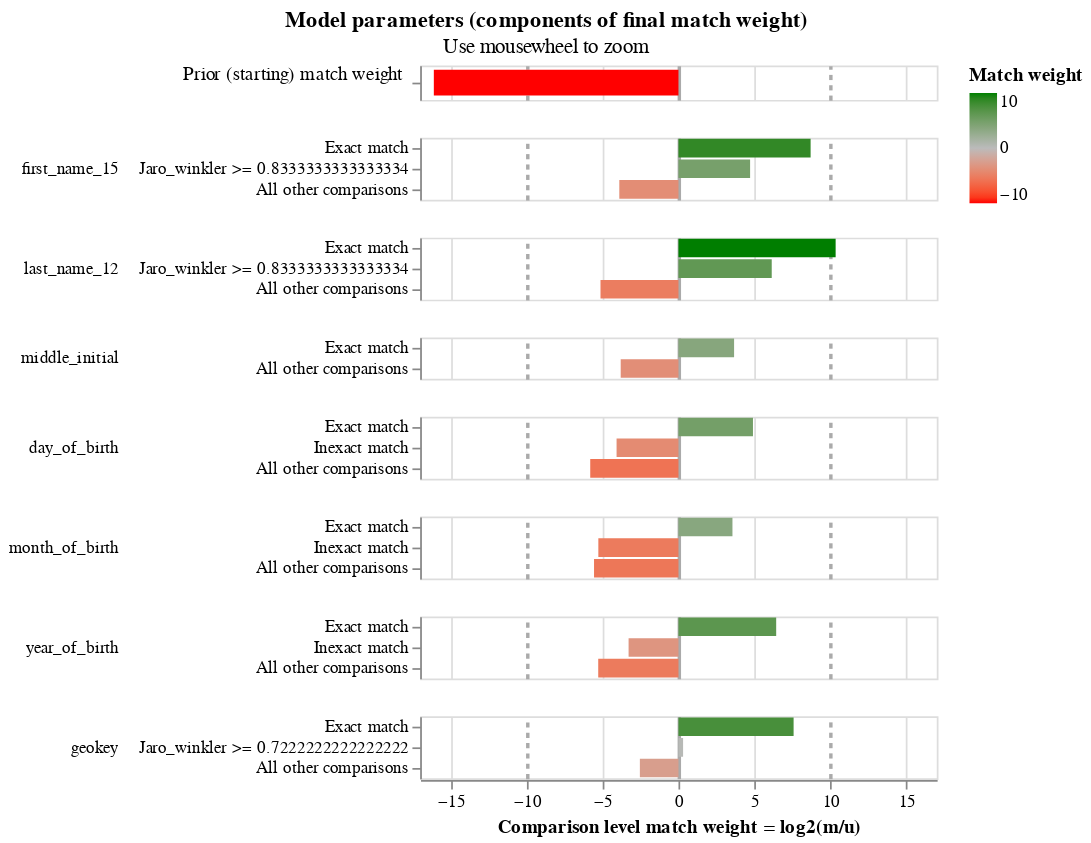

Notebook code for this chart:
### Code cell
linker.match_weights_chart()

### Figure 1 — Vega-Lite specification as saved in the notebook (floating-point values rounded to 4 significant figures)
{"config": {"view": {"continuousWidth": 300, "continuousHeight": 300, "discreteHeight": 60, "discreteWidth": 400}, "header": {"title": null}, "mark": {"tooltip": null}, "title": {"anchor": "middle"}}, "vconcat": [{"mark": {"type": "bar", "clip": true, "height": 15}, "encoding": {"color": {"field": "log2_bayes_factor", "scale": {"domain": [-10, 0, 10], "interpolate": "lab", "range": ["red", "#bbbbbb", "green"]}, "title": "Match weight", "type": "quantitative"}, "tooltip": [{"field": "comparison_name", "title": "Comparison name", "type": "nominal"}, {"field": "probability_two_random_records_match", "format": ".4f", "title": "Probability two random records match", "type": "nominal"}, {"field": "log2_bayes_factor", "format": ",.4f", "title": "Equivalent match weight", "type": "quantitative"}, {"field": "bayes_factor_description", "title": "Match weight description", "type": "nominal"}], "x": {"axis": {"domain": false, "gridColor": {"condition": {"test": "abs(datum.value / 10)  <= 1 & datum.value % 10 === 0", "value": "#aaa"}, "value": "#ddd"}, "gridDash": {"condition": {"test": "abs(datum.value / 10) == 1", "value": [3]}, "value": null}, "gridWidth": {"condition": {"test": "abs(datum.value / 10)  <= 1 & datum.value % 10 === 0", "value": 2}, "value": 1}, "labels": false, "ticks": false, "title": ""}, "field": "log2_bayes_factor", "scale": {"domain": [-17, 17]}, "type": "quantitative"}, "y": {"axis": {"title": "Prior (starting) match weight", "titleAlign": "right", "titleAngle": 0, "titleFontWeight": "normal"}, "field": "label_for_charts", "sort": {"field": "comparison_vector_value", "order": "descending"}, "type": "nominal"}}, "height": 20, "transform": [{"filter": "(datum.comparison_name == 'probability_two_random_records_match')"}]}, {"mark": {"type": "bar", "clip": true}, "encoding": {"color": {"field": "log2_bayes_factor", "scale": {"domain": [-10, 0, 10], "interpolate": "lab", "range": ["red", "#bbbbbb", "green"]}, "title": "Match weight", "type": "quantitative"}, "row": {"field": "comparison_name", "header": {"labelAlign": "left", "labelAnchor": "middle", "labelAngle": 0}, "sort": {"field": "comparison_sort_order"}, "type": "nominal"}, "tooltip": [{"field": "comparison_name", "title": "Comparison name", "type": "nominal"}, {"field": "label_for_charts", "title": "Label", "type": "ordinal"}, {"field": "sql_condition", "title": "SQL condition", "type": "nominal"}, {"field": "m_probability", "format": ".4f", "title": "M probability", "type": "quantitative"}, {"field": "u_probability", "format": ".4f", "title": "U probability", "type": "quantitative"}, {"field": "bayes_factor", "format": ",.4f", "title": "Bayes factor = m/u", "type": "quantitative"}, {"field": "log2_bayes_factor", "format": ",.4f", "title": "Match weight = log2(m/u)", "type": "quantitative"}, {"field": "bayes_factor_description", "title": "Match weight description", "type": "nominal"}], "x": {"axis": {"gridColor": {"condition": {"test": "abs(datum.value / 10)  <= 1 & datum.value % 10 === 0", "value": "#aaa"}, "value": "#ddd"}, "gridDash": {"condition": {"test": "abs(datum.value / 10) == 1", "value": [3]}, "value": null}, "gridWidth": {"condition": {"test": "abs(datum.value / 10)  <= 1 & datum.value % 10 === 0", "value": 2}, "value": 1}, "title": "Comparison level match weight = log2(m/u)"}, "field": "log2_bayes_factor", "scale": {"domain": [-17, 17]}, "type": "quantitative"}, "y": {"axis": {"title": null}, "field": "label_for_charts", "sort": {"field": "comparison_vector_value", "order": "descending"}, "type": "nominal"}}, "height": {"step": 12}, "resolve": {"axis": {"y": "independent"}, "scale": {"y": "independent"}}, "transform": [{"filter": "(datum.comparison_name != 'probability_two_random_records_match')"}]}], "data": {"name": "data-9f7eb7c5340e96957b303a42d7921969"}, "params": [{"name": "mouse_zoom", "select": {"type": "interval", "encodings": ["x"]}, "bind": "scales", "views": []}], "resolve": {"axis": {"y": "independent"}, "scale": {"y": "independent"}}, "title": {"text": "Model parameters (components of final match weight)", "subtitle": "Use mousewheel to zoom"}, "$schema": "https://vega.github.io/schema/vega-lite/v5.9.3.json", "datasets": {"data-9f7eb7c5340e96957b303a42d7921969": [{"comparison_name": "probability_two_random_records_match", "sql_condition": null, "label_for_charts": "", "m_probability": null, "u_probability": null, "m_probability_description": null, "u_probability_description": null, "has_tf_adjustments": false, "tf_adjustment_column": null, "tf_adjustment_weight": null, "is_null_level": false, "bayes_factor": 1.423e-05, "log2_bayes_factor": -16.1, "comparison_vector_value": 0, "max_comparison_vector_value": 0, "bayes_factor_description": "The probability that two random records drawn at random match is 0.000 or one in  70,297.3 records.This is equivalent to a starting match weight of -16.101.", "probability_two_random_records_match": 1.423e-05, "comparison_sort_order": -1}, {"comparison_name": "first_name_15", "sql_condition": "`first_name_15_l` = `first_name_15_r`", "label_for_charts": "Exact match", "m_probability": 0.8419, "u_probability": 0.002029, "m_probability_description": "Amongst matching record comparisons, 84.19% of records are in the exact match comparison level", "u_probability_description": "Amongst non-matching record comparisons, 0.20% of records are in the exact match comparison level", "has_tf_adjustments": false, "tf_adjustment_column": null, "tf_adjustment_weight": 1.0, "is_null_level": false, "bayes_factor": 415.0, "log2_bayes_factor": 8.697, "comparison_vector_value": 2, "max_comparison_vector_value": 2, "bayes_factor_description": "If comparison level is `exact match` then comparison is 415.01 times more likely to be a match", "probability_two_random_records_match": 1.423e-05, "comparison_sort_order": 0}, {"comparison_name": "first_name_15", "sql_condition": "jaro_winkler(`first_name_15_l`, `first_name_15_r`) >= 0.8333333333333334", "label_for_charts": "Jaro_winkler >= 0.8333333333333334", "m_probability": 0.09117, "u_probability": 0.003472, "m_probability_description": "Amongst matching record comparisons, 9.12% of records are in the jaro_winkler >= 0.8333333333333334 comparison level", "u_probability_description": "Amongst non-matching record comparisons, 0.35% of records are in the jaro_winkler >= 0.8333333333333334 comparison level", "has_tf_adjustments": false, "tf_adjustment_column": null, "tf_adjustment_weight": 1.0, "is_null_level": false, "bayes_factor": 26.26, "log2_bayes_factor": 4.715, "comparison_vector_value": 1, "max_comparison_vector_value": 2, "bayes_factor_description": "If comparison level is `jaro_winkler >= 0.8333333333333334` then comparison is 26.26 times more likely to be a match", "probability_two_random_records_match": 1.423e-05, "comparison_sort_order": 0}, {"comparison_name": "first_name_15", "sql_condition": "ELSE", "label_for_charts": "All other comparisons", "m_probability": 0.06692, "u_probability": 0.9945, "m_probability_description": "Amongst matching record comparisons, 6.69% of records are in the all other comparisons comparison level", "u_probability_description": "Amongst non-matching record comparisons, 99.45% of records are in the all other comparisons comparison level", "has_tf_adjustments": false, "tf_adjustment_column": null, "tf_adjustment_weight": 1.0, "is_null_level": false, "bayes_factor": 0.06729, "log2_bayes_factor": -3.893, "comparison_vector_value": 0, "max_comparison_vector_value": 2, "bayes_factor_description": "If comparison level is `all other comparisons` then comparison is  14.86 times less likely to be a match", "probability_two_random_records_match": 1.423e-05, "comparison_sort_order": 0}, {"comparison_name": "last_name_12", "sql_condition": "`last_name_12_l` = `last_name_12_r`", "label_for_charts": "Exact match", "m_probability": 0.8814, "u_probability": 0.000678, "m_probability_description": "Amongst matching record comparisons, 88.14% of records are in the exact match comparison level", "u_probability_description": "Amongst non-matching record comparisons, 0.07% of records are in the exact match comparison level", "has_tf_adjustments": false, "tf_adjustment_column": null, "tf_adjustment_weight": 1.0, "is_null_level": false, "bayes_factor": 1300.0, "log2_bayes_factor": 10.34, "comparison_vector_value": 2, "max_comparison_vector_value": 2, "bayes_factor_description": "If comparison level is `exact match` then comparison is 1,299.97 times more likely to be a match", "probability_two_random_records_match": 1.423e-05, "comparison_sort_order": 1}, {"comparison_name": "last_name_12", "sql_condition": "jaro_winkler(`last_name_12_l`, `last_name_12_r`) >= 0.8333333333333334", "label_for_charts": "Jaro_winkler >= 0.8333333333333334", "m_probability": 0.09017, "u_probability": 0.001281, "m_probability_description": "Amongst matching record comparisons, 9.02% of records are in the jaro_winkler >= 0.8333333333333334 comparison level", "u_probability_description": "Amongst non-matching record comparisons, 0.13% of records are in the jaro_winkler >= 0.8333333333333334 comparison level", "has_tf_adjustments": false, "tf_adjustment_column": null, "tf_adjustment_weight": 1.0, "is_null_level": false, "bayes_factor": 70.42, "log2_bayes_factor": 6.138, "comparison_vector_value": 1, "max_comparison_vector_value": 2, "bayes_factor_description": "If comparison level is `jaro_winkler >= 0.8333333333333334` then comparison is 70.42 times more likely to be a match", "probability_two_random_records_match": 1.423e-05, "comparison_sort_order": 1}, {"comparison_name": "last_name_12", "sql_condition": "ELSE", "label_for_charts": "All other comparisons", "m_probability": 0.02847, "u_probability": 0.998, "m_probability_description": "Amongst matching record comparisons, 2.85% of records are in the all other comparisons comparison level", "u_probability_description": "Amongst non-matching record comparisons, 99.80% of records are in the all other comparisons comparison level", "has_tf_adjustments": false, "tf_adjustment_column": null, "tf_adjustment_weight": 1.0, "is_null_level": false, "bayes_factor": 0.02852, "log2_bayes_factor": -5.132, "comparison_vector_value": 0, "max_comparison_vector_value": 2, "bayes_factor_description": "If comparison level is `all other comparisons` then comparison is  35.06 times less likely to be a match", "probability_two_random_records_match": 1.423e-05, "comparison_sort_order": 1}, {"comparison_name": "middle_initial", "sql_condition": "`middle_initial_l` = `middle_initial_r`", "label_for_charts": "Exact match", "m_probability": 0.9336, "u_probability": 0.07383, "m_probability_description": "Amongst matching record comparisons, 93.36% of records are in the exact match comparison level", "u_probability_description": "Amongst non-matching record comparisons, 7.38% of records are in the exact match comparison level", "has_tf_adjustments": false, "tf_adjustment_column": null, "tf_adjustment_weight": 1.0, "is_null_level": false, "bayes_factor": 12.65, "log2_bayes_factor": 3.661, "comparison_vector_value": 1, "max_comparison_vector_value": 1, "bayes_factor_description": "If comparison level is `exact match` then comparison is 12.65 times more likely to be a match", "probability_two_random_records_match": 1.423e-05, "comparison_sort_order": 2}, {"comparison_name": "middle_initial", "sql_condition": "ELSE", "label_for_charts": "All other comparisons", "m_probability": 0.06641, "u_probability": 0.9262, "m_probability_description": "Amongst matching record comparisons, 6.64% of records are in the all other comparisons comparison level", "u_probability_description": "Amongst non-matching record comparisons, 92.62% of records are in the all other comparisons comparison level", "has_tf_adjustments": false, "tf_adjustment_column": null, "tf_adjustment_weight": 1.0, "is_null_level": false, "bayes_factor": 0.0717, "log2_bayes_factor": -3.802, "comparison_vector_value": 0, "max_comparison_vector_value": 1, "bayes_factor_description": "If comparison level is `all other comparisons` then comparison is  13.95 times less likely to be a match", "probability_two_random_records_match": 1.423e-05, "comparison_sort_order": 2}, {"comparison_name": "day_of_birth", "sql_condition": "`day_of_birth_l` = `day_of_birth_r`", "label_for_charts": "Exact match", "m_probability": 0.9705, "u_probability": 0.03243, "m_probability_description": "Amongst matching record comparisons, 97.05% of records are in the exact match comparison level", "u_probability_description": "Amongst non-matching record comparisons, 3.24% of records are in the exact match comparison level", "has_tf_adjustments": false, "tf_adjustment_column": null, "tf_adjustment_weight": 1.0, "is_null_level": false, "bayes_factor": 29.92, "log2_bayes_factor": 4.903, "comparison_vector_value": 2, "max_comparison_vector_value": 2, "bayes_factor_description": "If comparison level is `exact match` then comparison is 29.92 times more likely to be a match", "probability_two_random_records_match": 1.423e-05, "comparison_sort_order": 3}, {"comparison_name": "day_of_birth", "sql_condition": "abs(day_of_birth_l - day_of_birth_r) <= 5", "label_for_charts": "Inexact match", "m_probability": 0.01747, "u_probability": 0.2941, "m_probability_description": "Amongst matching record comparisons, 1.75% of records are in the inexact match comparison level", "u_probability_description": "Amongst non-matching record comparisons, 29.41% of records are in the inexact match comparison level", "has_tf_adjustments": false, "tf_adjustment_column": null, "tf_adjustment_weight": 1.0, "is_null_level": false, "bayes_factor": 0.05939, "log2_bayes_factor": -4.074, "comparison_vector_value": 1, "max_comparison_vector_value": 2, "bayes_factor_description": "If comparison level is `inexact match` then comparison is  16.84 times less likely to be a match", "probability_two_random_records_match": 1.423e-05, "comparison_sort_order": 3}, {"comparison_name": "day_of_birth", "sql_condition": "ELSE", "label_for_charts": "All other comparisons", "m_probability": 0.01203, "u_probability": 0.6735, "m_probability_description": "Amongst matching record comparisons, 1.20% of records are in the all other comparisons comparison level", "u_probability_description": "Amongst non-matching record comparisons, 67.35% of records are in the all other comparisons comparison level", "has_tf_adjustments": false, "tf_adjustment_column": null, "tf_adjustment_weight": 1.0, "is_null_level": false, "bayes_factor": 0.01787, "log2_bayes_factor": -5.807, "comparison_vector_value": 0, "max_comparison_vector_value": 2, "bayes_factor_description": "If comparison level is `all other comparisons` then comparison is  55.97 times less likely to be a match", "probability_two_random_records_match": 1.423e-05, "comparison_sort_order": 3}, {"comparison_name": "month_of_birth", "sql_condition": "`month_of_birth_l` = `month_of_birth_r`", "label_for_charts": "Exact match", "m_probability": 0.9786, "u_probability": 0.08339, "m_probability_description": "Amongst matching record comparisons, 97.86% of records are in the exact match comparison level", "u_probability_description": "Amongst non-matching record comparisons, 8.34% of records are in the exact match comparison level", "has_tf_adjustments": false, "tf_adjustment_column": null, "tf_adjustment_weight": 1.0, "is_null_level": false, "bayes_factor": 11.74, "log2_bayes_factor": 3.553, "comparison_vector_value": 2, "max_comparison_vector_value": 2, "bayes_factor_description": "If comparison level is `exact match` then comparison is 11.74 times more likely to be a match", "probability_two_random_records_match": 1.423e-05, "comparison_sort_order": 4}, {"comparison_name": "month_of_birth", "sql_condition": "abs(month_of_birth_l - month_of_birth_r) <= 3", "label_for_charts": "Inexact match", "m_probability": 0.0107, "u_probability": 0.4137, "m_probability_description": "Amongst matching record comparisons, 1.07% of records are in the inexact match comparison level", "u_probability_description": "Amongst non-matching record comparisons, 41.37% of records are in the inexact match comparison level", "has_tf_adjustments": false, "tf_adjustment_column": null, "tf_adjustment_weight": 1.0, "is_null_level": false, "bayes_factor": 0.02586, "log2_bayes_factor": -5.273, "comparison_vector_value": 1, "max_comparison_vector_value": 2, "bayes_factor_description": "If comparison level is `inexact match` then comparison is  38.67 times less likely to be a match", "probability_two_random_records_match": 1.423e-05, "comparison_sort_order": 4}, {"comparison_name": "month_of_birth", "sql_condition": "ELSE", "label_for_charts": "All other comparisons", "m_probability": 0.01068, "u_probability": 0.5029, "m_probability_description": "Amongst matching record comparisons, 1.07% of records are in the all other comparisons comparison level", "u_probability_description": "Amongst non-matching record comparisons, 50.29% of records are in the all other comparisons comparison level", "has_tf_adjustments": false, "tf_adjustment_column": null, "tf_adjustment_weight": 1.0, "is_null_level": false, "bayes_factor": 0.02124, "log2_bayes_factor": -5.557, "comparison_vector_value": 0, "max_comparison_vector_value": 2, "bayes_factor_description": "If comparison level is `all other comparisons` then comparison is  47.07 times less likely to be a match", "probability_two_random_records_match": 1.423e-05, "comparison_sort_order": 4}, {"comparison_name": "year_of_birth", "sql_condition": "`year_of_birth_l` = `year_of_birth_r`", "label_for_charts": "Exact match", "m_probability": 0.9661, "u_probability": 0.01119, "m_probability_description": "Amongst matching record comparisons, 96.61% of records are in the exact match comparison level", "u_probability_description": "Amongst non-matching record comparisons, 1.12% of records are in the exact match comparison level", "has_tf_adjustments": false, "tf_adjustment_column": null, "tf_adjustment_weight": 1.0, "is_null_level": false, "bayes_factor": 86.3, "log2_bayes_factor": 6.431, "comparison_vector_value": 2, "max_comparison_vector_value": 2, "bayes_factor_description": "If comparison level is `exact match` then comparison is 86.30 times more likely to be a match", "probability_two_random_records_match": 1.423e-05, "comparison_sort_order": 5}, {"comparison_name": "year_of_birth", "sql_condition": "abs(year_of_birth_l - year_of_birth_r) <= 5", "label_for_charts": "Inexact match", "m_probability": 0.01134, "u_probability": 0.1104, "m_probability_description": "Amongst matching record comparisons, 1.13% of records are in the inexact match comparison level", "u_probability_description": "Amongst non-matching record comparisons, 11.04% of records are in the inexact match comparison level", "has_tf_adjustments": false, "tf_adjustment_column": null, "tf_adjustment_weight": 1.0, "is_null_level": false, "bayes_factor": 0.1028, "log2_bayes_factor": -3.283, "comparison_vector_value": 1, "max_comparison_vector_value": 2, "bayes_factor_description": "If comparison level is `inexact match` then comparison is  9.73 times less likely to be a match", "probability_two_random_records_match": 1.423e-05, "comparison_sort_order": 5}, {"comparison_name": "year_of_birth", "sql_condition": "ELSE", "label_for_charts": "All other comparisons", "m_probability": 0.02259, "u_probability": 0.8784, "m_probability_description": "Amongst matching record comparisons, 2.26% of records are in the all other comparisons comparison level", "u_probability_description": "Amongst non-matching record comparisons, 87.84% of records are in the all other comparisons comparison level", "has_tf_adjustments": false, "tf_adjustment_column": null, "tf_adjustment_weight": 1.0, "is_null_level": false, "bayes_factor": 0.02572, "log2_bayes_factor": -5.281, "comparison_vector_value": 0, "max_comparison_vector_value": 2, "bayes_factor_description": "If comparison level is `all other comparisons` then comparison is  38.89 times less likely to be a match", "probability_two_random_records_match": 1.423e-05, "comparison_sort_order": 5}, {"comparison_name": "geokey", "sql_condition": "`geokey_l` = `geokey_r`", "label_for_charts": "Exact match", "m_probability": 0.4477, "u_probability": 0.002344, "m_probability_description": "Amongst matching record comparisons, 44.77% of records are in the exact match comparison level", "u_probability_description": "Amongst non-matching record comparisons, 0.23% of records are in the exact match comparison level", "has_tf_adjustments": false, "tf_adjustment_column": null, "tf_adjustment_weight": 1.0, "is_null_level": false, "bayes_factor": 191.0, "log2_bayes_factor": 7.578, "comparison_vector_value": 2, "max_comparison_vector_value": 2, "bayes_factor_description": "If comparison level is `exact match` then comparison is 191.01 times more likely to be a match", "probability_two_random_records_match": 1.423e-05, "comparison_sort_order": 6}, {"comparison_name": "geokey", "sql_condition": "jaro_winkler(`geokey_l`, `geokey_r`) >= 0.7222222222222222", "label_for_charts": "Jaro_winkler >= 0.7222222222222222", "m_probability": 0.4424, "u_probability": 0.3583, "m_probability_description": "Amongst matching record comparisons, 44.24% of records are in the jaro_winkler >= 0.7222222222222222 comparison level", "u_probability_description": "Amongst non-matching record comparisons, 35.83% of records are in the jaro_winkler >= 0.7222222222222222 comparison level", "has_tf_adjustments": false, "tf_adjustment_column": null, "tf_adjustment_weight": 1.0, "is_null_level": false, "bayes_factor": 1.235, "log2_bayes_factor": 0.3041, "comparison_vector_value": 1, "max_comparison_vector_value": 2, "bayes_factor_description": "If comparison level is `jaro_winkler >= 0.7222222222222222` then comparison is 1.23 times more likely to be a match", "probability_two_random_records_match": 1.423e-05, "comparison_sort_order": 6}, {"comparison_name": "geokey", "sql_condition": "ELSE", "label_for_charts": "All other comparisons", "m_probability": 0.1099, "u_probability": 0.6394, "m_probability_description": "Amongst matching record comparisons, 10.99% of records are in the all other comparisons comparison level", "u_probability_description": "Amongst non-matching record comparisons, 63.94% of records are in the all other comparisons comparison level", "has_tf_adjustments": false, "tf_adjustment_column": null, "tf_adjustment_weight": 1.0, "is_null_level": false, "bayes_factor": 0.1719, "log2_bayes_factor": -2.54, "comparison_vector_value": 0, "max_comparison_vector_value": 2, "bayes_factor_description": "If comparison level is `all other comparisons` then comparison is  5.82 times less likely to be a match", "probability_two_random_records_match": 1.423e-05, "comparison_sort_order": 6}]}}
